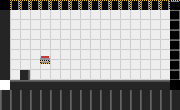

A 2D game scene composited from a Tiled map and its tileset images. What follows is a short description and the map's XML, with every tile layer's data as written:
An orthogonal 18x11 tile map with 10x10 px tiles, 2 tile layers (Background, Level).

<map version="1.10" tiledversion="1.12.0" orientation="orthogonal" renderorder="right-down" width="18" height="11" tilewidth="10" tileheight="10" infinite="0" nextlayerid="3" nextobjectid="1">
 <tileset firstgid="1" source="Levels.tsx" />
 <layer id="1" name="Background" width="18" height="11">
  <data encoding="csv">
0,14,14,14,14,14,14,14,14,14,14,14,14,14,14,14,14,0,
10,1,1,1,1,1,1,1,1,1,1,1,1,1,1,1,1,8,
10,1,1,1,1,1,1,1,1,1,1,1,1,1,1,1,1,8,
10,1,1,1,1,1,1,1,1,1,1,1,1,1,1,1,1,8,
10,1,1,1,1,1,1,1,1,1,1,1,1,1,1,1,1,8,
10,1,1,1,1,1,1,1,1,1,1,1,1,1,1,1,1,8,
10,1,1,1,1,1,1,1,1,1,1,1,1,1,1,1,1,8,
10,1,1,1,1,1,1,1,1,1,1,1,1,1,1,1,1,8,
23,4,4,4,4,4,4,4,4,4,4,4,4,4,4,4,4,24,
9,9,9,9,9,9,9,9,9,9,9,9,9,9,9,9,9,9,
9,9,9,9,9,9,9,9,9,9,9,9,9,9,9,9,9,9
</data>
 </layer>
 <layer id="2" name="Level" width="18" height="11">
  <data encoding="csv">
18,0,0,0,0,0,0,0,0,0,0,0,0,0,0,0,0,19,
0,0,0,0,0,0,0,0,0,0,0,0,0,0,0,0,0,0,
0,0,0,0,0,0,0,0,0,0,0,0,0,0,0,0,0,0,
0,0,0,0,0,0,0,0,0,0,0,0,0,0,0,0,0,0,
0,0,0,0,0,0,0,0,0,0,0,0,0,0,0,0,0,0,
0,0,0,0,20,0,0,0,0,0,0,0,0,0,0,0,0,0,
0,0,0,0,25,0,0,0,0,0,0,0,0,0,0,0,0,0,
0,0,11,0,0,0,1,0,0,0,0,0,0,0,0,1,0,0,
0,0,0,0,0,0,0,0,0,0,0,0,0,0,0,0,0,0,
0,0,0,0,0,0,0,0,0,0,0,0,0,0,0,0,0,0,
0,0,0,0,0,0,0,0,0,0,0,0,0,0,0,0,0,0
</data>
 </layer>
</map>
